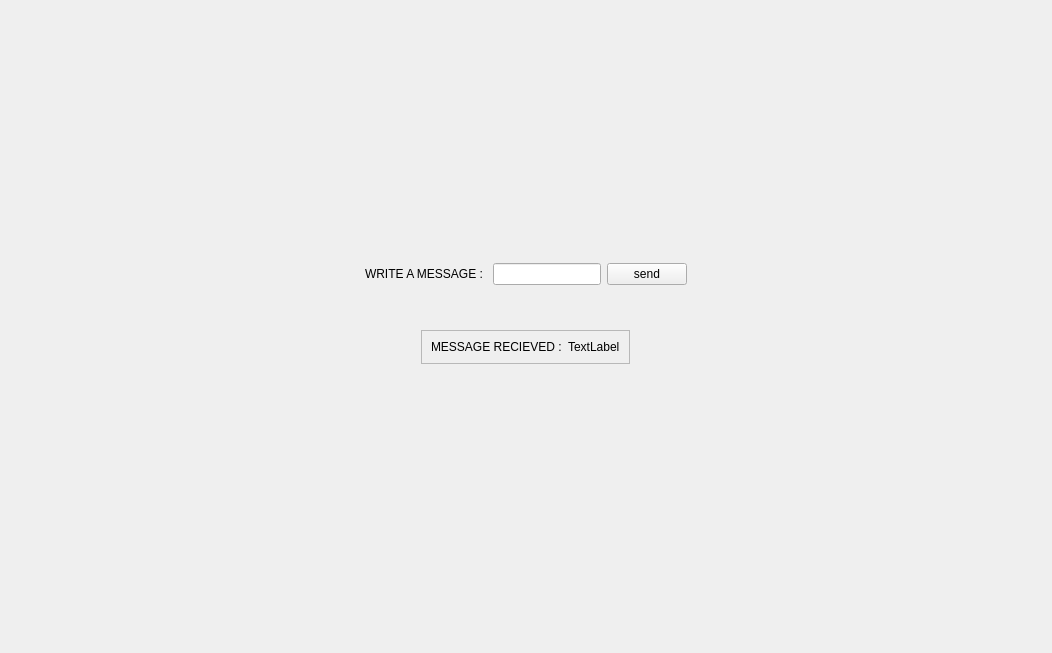
<?xml version="1.0" encoding="UTF-8"?>
<ui version="4.0">
 <class>Form</class>
 <widget class="QWidget" name="Form">
  <property name="geometry">
   <rect>
    <x>0</x>
    <y>0</y>
    <width>1052</width>
    <height>653</height>
   </rect>
  </property>
  <property name="windowTitle">
   <string>Form</string>
  </property>
  <layout class="QGridLayout" name="gridLayout">
   <item row="0" column="0" alignment="Qt::AlignHCenter|Qt::AlignBottom">
    <widget class="QWidget" name="widget" native="true">
     <property name="minimumSize">
      <size>
       <width>100</width>
       <height>100</height>
      </size>
     </property>
     <layout class="QGridLayout" name="gridLayout_3">
      <item row="0" column="0" alignment="Qt::AlignHCenter">
       <widget class="QLabel" name="label">
        <property name="text">
         <string>WRITE A MESSAGE : </string>
        </property>
       </widget>
      </item>
      <item row="0" column="1" alignment="Qt::AlignHCenter">
       <widget class="QLineEdit" name="lineEdit"/>
      </item>
      <item row="0" column="2">
       <widget class="QPushButton" name="pushButton">
        <property name="text">
         <string>send</string>
        </property>
       </widget>
      </item>
     </layout>
    </widget>
   </item>
   <item row="1" column="0" alignment="Qt::AlignHCenter|Qt::AlignTop">
    <widget class="QFrame" name="frame">
     <property name="frameShape">
      <enum>QFrame::StyledPanel</enum>
     </property>
     <property name="frameShadow">
      <enum>QFrame::Raised</enum>
     </property>
     <layout class="QGridLayout" name="gridLayout_2">
      <item row="0" column="0" alignment="Qt::AlignLeft">
       <widget class="QLabel" name="label_2">
        <property name="text">
         <string>MESSAGE RECIEVED :</string>
        </property>
       </widget>
      </item>
      <item row="0" column="1">
       <widget class="QLabel" name="output_text">
        <property name="text">
         <string>TextLabel</string>
        </property>
       </widget>
      </item>
     </layout>
    </widget>
   </item>
  </layout>
 </widget>
 <resources/>
 <connections/>
</ui>
